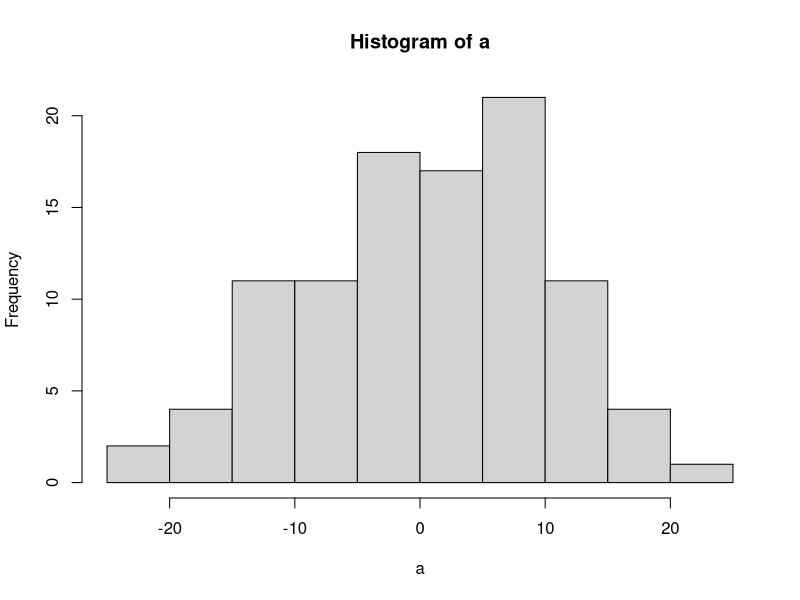

The R source for this figure:
#' ---
#' title: "Introduction to R"
#' author: "Adam M. Wilson"
#' date: "February 17, 2015"
#' output:
#'   ioslides_presentation:
#'     fig_width: 7
#'     fig_height: 6
#'     keep_md: true
#' ---
#'     
#' 
#' 
#' 
#' ----
#' 
#' This script is available:
#' 
#'   * [SpatialAnalysisTutorials repository](`r paste0("http://github.com/",repo)`)
#'   * Plain text (.R) with commented text 
#'   [here](`r paste0("https://raw.githubusercontent.com/adammwilson/SpatialAnalysisTutorials/master/R_Introduction/",output)`)
#'  
#' 
#' ## Variables
#' 
## ------------------------------------------------------------------------
x=1
x

#' 
#' We can also assign a vector to a variable:
#' 
## ------------------------------------------------------------------------
x=c(5,8,14,91,3,36,14,30)
x

#' ----
#' 
#' And do simple arithmetic:
## ------------------------------------------------------------------------
x+2

#' 
#' Note that `R` is case sensitive, if you ask for `X` instead of `x`, you will get an error
## ----eval=FALSE----------------------------------------------------------
## X

#' 
#' `Error: object 'X' not found`
#' 
#' ----
#' 
#' ### Variable naming conventions
#' Naming your variables is your business, but there are [5 conventions](http://www.r-bloggers.com/consistent-naming-conventions-in-r/) to be aware of:
#' 
#' * alllowercase: _e.g._ `adjustcolor`
#' * period.separated: _e.g._ `plot.new`
#' * underscore_separated: _e.g._ `numeric_version`
#' * lowerCamelCase: _e.g._ `addTaskCallback`
#' * UpperCamelCase: _e.g._ `SignatureMethod`
#' 
#' ----
#' 
#' ### Subsetting
#' Subset the vector using `x[ ]` notation
## ------------------------------------------------------------------------
x[5]

#' You can use a `:` to quickly generate a sequence:
## ------------------------------------------------------------------------
1:5

#' and use that to subset as well:
## ------------------------------------------------------------------------
x[1:5]

#' 
#' ----
#' 
#' ### Using Functions
#' 
#' To calculate the mean, you could do it _manually_ like this
#' 
## ------------------------------------------------------------------------
(5+8+14+91+3+36+14+30)/8

#' 
#' Or use a function:
## ------------------------------------------------------------------------
mean(x)

#' 
#' ----
#' 
#' Type `?functionname` to learn more about a function, e.g. `?mean`.  In RStudio, you can also search in the help panel.  There are other arguments too: `mean(x, trim = 0, na.rm = FALSE, ...)`
#' 
#' In RStudio, if you press `TAB` after a function name (such as `mean( `), it will show function arguments.
#' 
#' ![Autocomplete screenshot][pic1]
#' 
#' [pic1]: img/autocomplete.png "Autocomplete Screenshot"
#' 
#' 
#' > Try to calculate the mean of `c(3,6,12,89)`.    
#' 
#' ---- 
#' 
#' ### Solution
## ------------------------------------------------------------------------
y=c(3,6,12,89)
mean(y)

#or
mean(c(3,6,12,89))

#' 
#' ----
#' 
#' Writing functions in R is pretty easy.  Let's create one to calculate the mean of a vector by getting the sum and length.  First think about how to break it down into parts:
## ------------------------------------------------------------------------
x1= sum(x)
x2=length(x)
x1/x2

#' 
#' ----
#' 
#' Then put it all back together and create a new function called `mymean`:
## ------------------------------------------------------------------------
mymean=function(f){
  sum(f)/length(f)
}

mymean(f=x)

#' 
#' Confirm it works:
## ------------------------------------------------------------------------
mean(x)

#' 
#' > Any potential problems with the `mymean` function?
#' 
#' ----
#' 
#' ### Missing data:  dealing with `NA` values
## ------------------------------------------------------------------------
x3=c(5,8,NA,91,3,NA,14,30,100)

#' 
#' > What do you think `mymean(x3)` will return?
#' 
#' ----
#' 
#' Calculate the mean using the new function
## ------------------------------------------------------------------------
mymean(x3)

#' Use the built-in function (with and without na.rm=T)
## ------------------------------------------------------------------------
mean(x3)
mean(x3,na.rm=T)

#' Writing simple functions is easy, writing robust, reliable functions can be hard...
#' 
#' ----
#' 
#' ### Logical values
#' 
#' R also has standard conditional tests to generate `TRUE` or `FALSE` values (which also behave as `0`s and `1`s.  These are often useful for filtering data (e.g. identify all values greater than 5).  The logical operators are `<`, `<=`, `>`, `>=`, `==` for exact equality and `!=` for inequality.
#' 
## ------------------------------------------------------------------------
  x3 > 75
 
  x3 == 40
 
  x3 >   15

#' 
#' ----
#' 
#' And you can perform operations on those results:
## ------------------------------------------------------------------------
sum(x3>15,na.rm=T)

#' 
#' or save the results as variables:
## ------------------------------------------------------------------------
result =  x3 >  3
result

#' 
#' > Try this:  define a function that counts how many values in a vector are less than or equal to 12
#' 
#' ----
#' 
## ------------------------------------------------------------------------
mycount=function(x){
  sum(x<=12)
}

#' Try it:
## ------------------------------------------------------------------------
x3
mycount(x3)

#' oops!
#' 
#' ----
#' 
## ------------------------------------------------------------------------
mycount=function(x){
  sum(x<=12,na.rm=T)
}

#' Try it:
## ------------------------------------------------------------------------
x3
mycount(x3)

#' 
#' Nice!
#' 
#' ----
#' 
#' ### Generating Data
#' 
#' There are many ways to generate data in R such as sequences:
## ------------------------------------------------------------------------
seq(from=0, to=1, by=0.25)

#' and random numbers that follow a statistical distribution (such as the normal):
#' 
## ------------------------------------------------------------------------
a=rnorm(100,mean=0,sd=10)

#' 
#' ----
#' 
#' Let's visualize those values in a histogram:
## ----fig.height=3--------------------------------------------------------
hist(a)

#' 
#' We'll cover much more sophisticated graphics later...
#' 
#' ## Matrices
#' You can also use matrices (2-dimensional arrays of numbers):
## ------------------------------------------------------------------------
y=matrix(1:30,ncol=5)
y

#' 
#' ----
#' 
#' Matrices behave much like vectors:
## ------------------------------------------------------------------------
y
y+2

#' 
#' ----
#' 
#' and have 2-dimensional indexing:
## ------------------------------------------------------------------------
y
y[2,3]

#' 
#' ## Data Frames
#' Data frames are similar to matrices, but more flexible.  Matrices must be all the same type (e.g. all numbers), while a data frame can include multiple data types (e.g. text, factors, numbers). Dataframes are commonly used when doing statistical modeling in R.  
#' 
## ------------------------------------------------------------------------
data = data.frame( x = c(11,12,14),
                   y = c(19,20,21),
                   z = c(10,9,7))
data

#' 
#' ----
#' 
#' You can subset in several ways
## ------------------------------------------------------------------------
mean(data$z)

mean(data[["z"]])

mean(data[,3])

#' 
#' ## Loading Packages
#' 
#' For installed packages:  `library(packagename)`.
#' 
#' New packages: `install.packages()` or use the package manager. 
#' 
## ----message=F,warning=FALSE---------------------------------------------
library(raster)

#' 
#' > R may ask you to choose a CRAN mirror. CRAN is the distributed network of servers that provides access to R's software.  It doesn't really matter which you chose, but closer ones are likely to be faster.  From RStudio, you can select the mirror under Tools→Options or just wait until it asks you.
#' 
#' 
#' If you don't have the packages above, install them in the package manager or by running `install.packages("raster")`.
#' 
